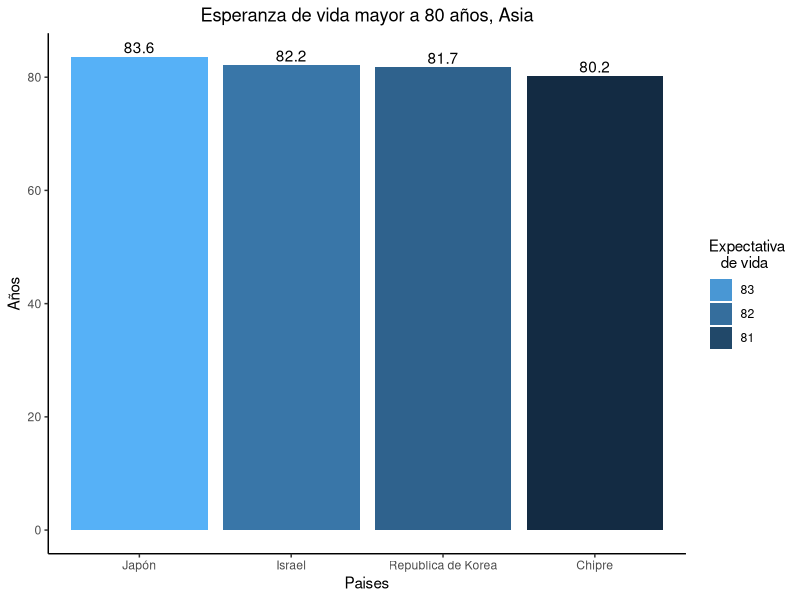
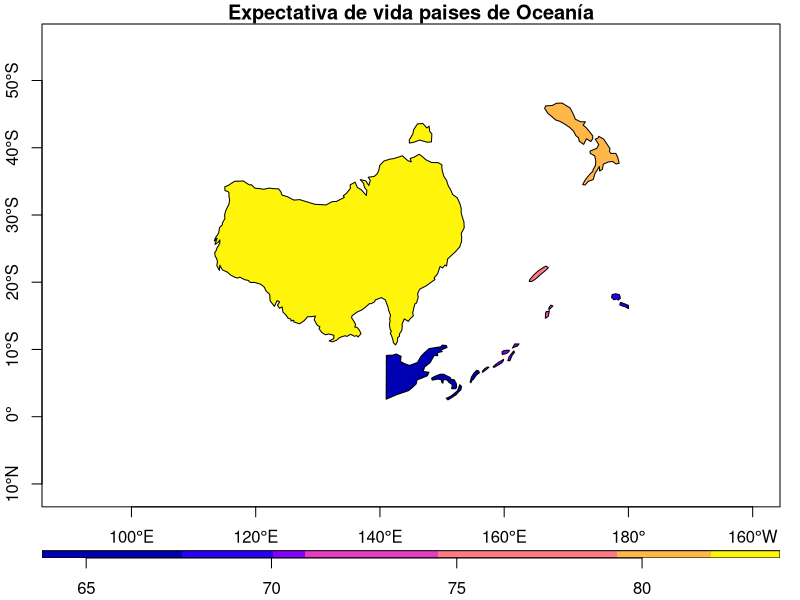
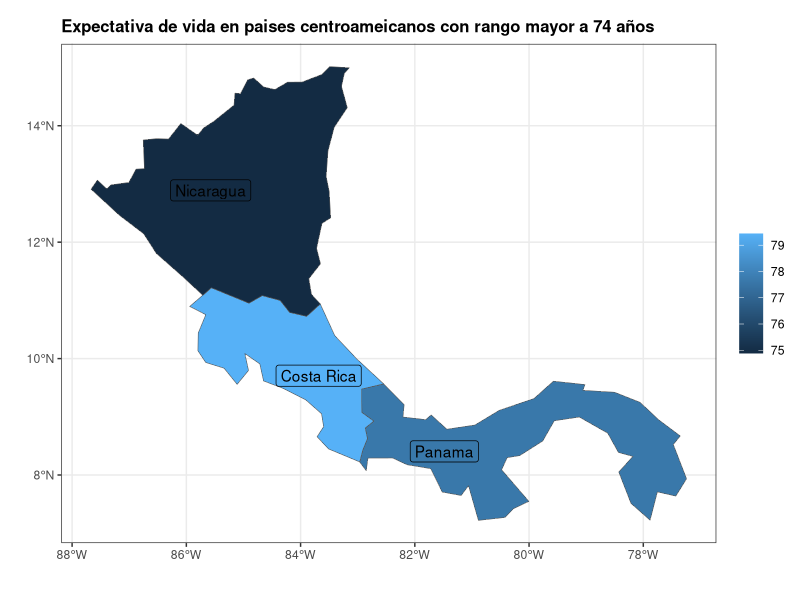
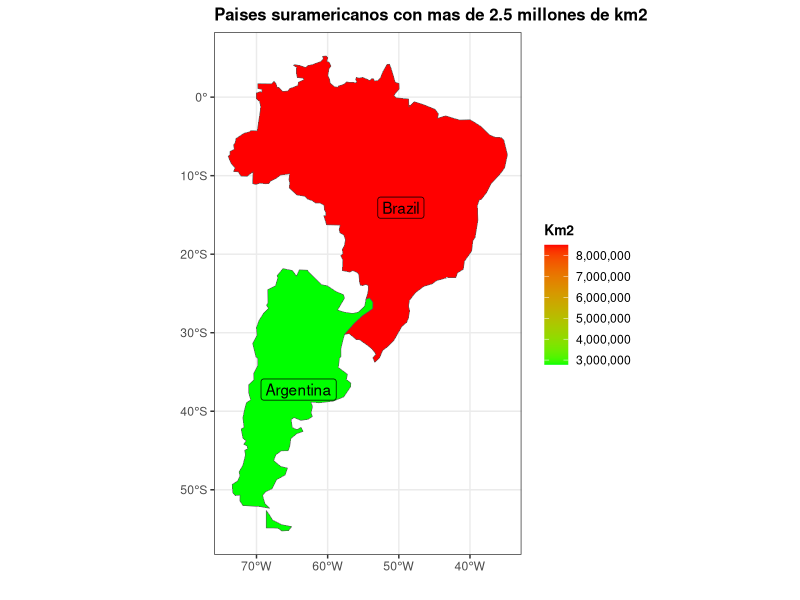
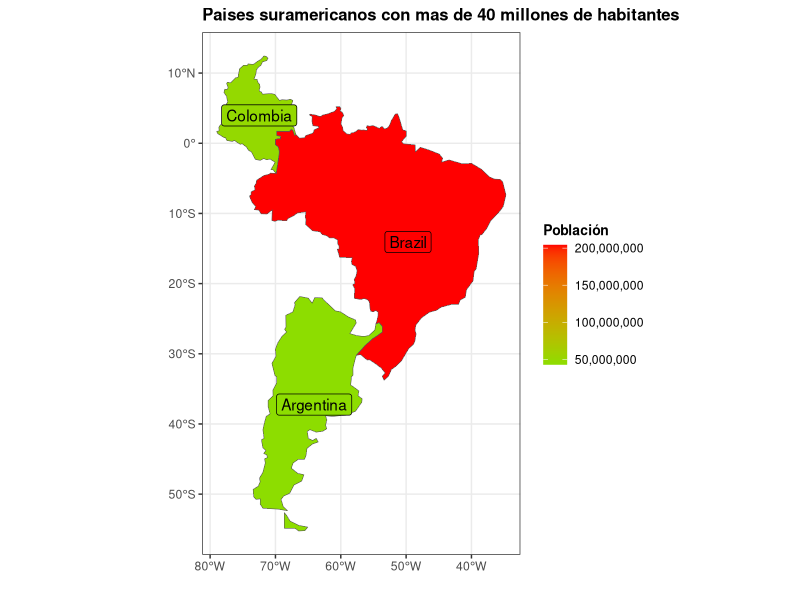

These charts were generated, in order, by the following R code:
## ---- chunk 1
knitr::opts_chunk$set(echo = TRUE)
## ---- chunk 2
# Paquete para generación de documentos (ej. HTML)
library(knitr)
# Paquete para formateo de tablas
library(kableExtra)
# Paquete de graficación
library(ggplot2)
# Paquete de manejo de datos geoespaciales vectoriales
library(sf)
# Paquete con conjuntos de datos geoespaciales
library(spData)
# paquete de manejo de datos
library(dplyr)
#modifica escalas o notaciones
library(scales)
## ---- chunk 3
names(world)
## ---- chunk 4
kable(
  world[1:10, 1:5, drop = TRUE], 
  caption="Datos demográficos de los países del mundo"
)
## ---- chunk 5
kable(
  world[1:10, c("name_long","continent","pop","lifeExp","gdpPercap"), drop = TRUE], 
  col.names=c("País","Continente","Población","Esperanza de vida","Renta per cápita"),  
  caption="Datos demográficos de los países del mundo"
)
## ---- chunk 6
# Se extraen las observaciones ordenadas por orden alfabético de país
world.orden <- order(world$name_long)
# Se genera un nuevo data frame ordenado
world.ordenadoxpais <- world[world.orden,]
# Se formatea la tabla con el nuevo data frame
kable(
  world.ordenadoxpais[, c("name_long","continent","pop","lifeExp","gdpPercap"), drop = TRUE], 
  col.names=c("País","Continente","Población","Esperanza de vida","Renta per cápita"),  
  caption="Datos demográficos de los países del mundo"
) %>%
  kable_styling() %>%
  scroll_box(
    width = "800px", 
    height = "500px", 
    fixed_thead = TRUE
  )
## ---- chunk 7
# Se extraen las observaciones correspondientes a los países de Centroamérica
centro_america = world[world$name_long == "Belize" |
                         world$name_long == "Guatemala" |
                         world$name_long == "Honduras" |
                         world$name_long == "El Salvador" |
                         world$name_long == "Nicaragua" |
                         world$name_long == "Costa Rica" |
                         world$name_long == "Panama"
                       , ]
# Se formatea la tabla con el nuevo data frame
kable(
  centro_america[, c("name_long","continent","pop","lifeExp","gdpPercap"), drop = TRUE], 
  col.names=c("País","Continente","Población","Esperanza de vida","Renta per cápita"),  
  caption="Datos demográficos de los países de Centroamérica"
) %>%
  kable_styling()
## ---- chunk 8
asia <- world[world$continent == "Asia",] %>%
  filter(lifeExp >= 80)

ggplot(asia, aes(x=reorder(name_long, -lifeExp), y= lifeExp))+
  geom_col(aes(fill= round(lifeExp, 1)), position = "dodge")+
  geom_text(aes(label= round(lifeExp, 1), vjust=-0.3))+
  scale_x_discrete(
    breaks = c("Japan", "Israel", "Republic of Korea", "Cyprus"),
    label = c("Japón", "Israel", "Republica de Korea", "Chipre"))+
  scale_fill_continuous(breaks= c(83, 82, 81, 80))+
  guides(fill=guide_legend(title = "Expectativa\n   de vida"))+
  theme_classic()+ xlab("Paises")+ ylab("Años")+
  ggtitle("Esperanza de vida mayor a 80 años, Asia")+
  theme(plot.title = element_text(hjust = 0.5))

## ---- chunk 9

## ---- chunk 10
oceania <- world[world$continent == "Oceania",]

plot(oceania["lifeExp"], main="Expectativa de vida paises de Oceanía", xlim = c(90,200), ylim = c(-15,-30), 
     axes=TRUE, key.width = lcm(1.3), key.length = 1.0)
## ---- chunk 11

## ---- chunk 12
centroamerica <- world[world$subregion == "Central America",] %>%
  filter(name_long != "Mexico",
         lifeExp >= 74)

ggplot(centroamerica, aes(fill=lifeExp))+
  geom_sf()+
  geom_sf_label(aes(label=name_long))+
  
  ggtitle("Expectativa de vida en paises centroameicanos con rango mayor a 74 años")+
  xlab("")+ylab("")+
  theme_bw()+
  theme(legend.title = element_blank(), 
        title =element_text(size=10, face='bold'))
## ---- chunk 13

## ---- chunk 14
suramerica <- world[world$subregion == "South America",] %>%
  filter(area_km2 >= 2500000)

ggplot(suramerica, aes(fill=area_km2))+
  geom_sf()+
  geom_sf_label(aes(label=name_long))+
  scale_fill_gradient(low = "green", high = "red", name = "Km2", labels = comma)+
  ggtitle("Paises suramericanos con mas de 2.5 millones de km2")+
  xlab("")+ylab("")+
  theme_bw()+
  theme(title =element_text(size=10, face='bold'))


## ---- chunk 15
popsuramerica <- world[world$subregion == "South America",] %>%
  filter(pop >= 40000000)

ggplot(popsuramerica, aes(fill=pop))+
  geom_sf()+
  geom_sf_label(aes(label=name_long))+
  scale_fill_gradient2(low = "blue", mid= "green", high = "red", name = "Población", labels = comma)+
  ggtitle("Paises suramericanos con mas de 40 millones de habitantes")+
  xlab("")+ylab("")+
  theme_bw()+
  theme(title =element_text(size=10, face='bold'))
